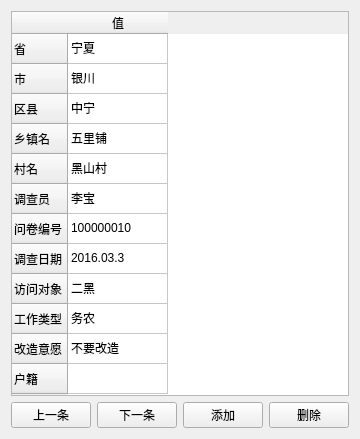
<?xml version="1.0" encoding="UTF-8"?>
<ui version="4.0">
 <class>DiaoChaForm</class>
 <widget class="QWidget" name="DiaoChaForm">
  <property name="geometry">
   <rect>
    <x>0</x>
    <y>0</y>
    <width>338</width>
    <height>439</height>
   </rect>
  </property>
  <property name="windowTitle">
   <string>访问问卷调查</string>
  </property>
  <layout class="QGridLayout" name="gridLayout">
   <item row="0" column="0" colspan="4">
    <widget class="QTableWidget" name="tableWidget">
     <row>
      <property name="text">
       <string>省</string>
      </property>
     </row>
     <row>
      <property name="text">
       <string>市</string>
      </property>
     </row>
     <row>
      <property name="text">
       <string>区县</string>
      </property>
     </row>
     <row>
      <property name="text">
       <string>乡镇名</string>
      </property>
     </row>
     <row>
      <property name="text">
       <string>村名</string>
      </property>
     </row>
     <row>
      <property name="text">
       <string>调查员</string>
      </property>
     </row>
     <row>
      <property name="text">
       <string>问卷编号</string>
      </property>
     </row>
     <row>
      <property name="text">
       <string>调查日期</string>
      </property>
     </row>
     <row>
      <property name="text">
       <string>访问对象 </string>
      </property>
     </row>
     <row>
      <property name="text">
       <string>工作类型</string>
      </property>
     </row>
     <row>
      <property name="text">
       <string>改造意愿</string>
      </property>
     </row>
     <row>
      <property name="text">
       <string>户籍</string>
      </property>
     </row>
     <column>
      <property name="text">
       <string>值</string>
      </property>
     </column>
     <item row="0" column="0">
      <property name="text">
       <string>宁夏</string>
      </property>
     </item>
     <item row="1" column="0">
      <property name="text">
       <string>银川</string>
      </property>
     </item>
     <item row="2" column="0">
      <property name="text">
       <string>中宁</string>
      </property>
     </item>
     <item row="3" column="0">
      <property name="text">
       <string>五里铺</string>
      </property>
     </item>
     <item row="4" column="0">
      <property name="text">
       <string>黑山村</string>
      </property>
     </item>
     <item row="5" column="0">
      <property name="text">
       <string>李宝</string>
      </property>
     </item>
     <item row="6" column="0">
      <property name="text">
       <string>100000010</string>
      </property>
     </item>
     <item row="7" column="0">
      <property name="text">
       <string>2016.03.3</string>
      </property>
     </item>
     <item row="8" column="0">
      <property name="text">
       <string>二黑</string>
      </property>
     </item>
     <item row="9" column="0">
      <property name="text">
       <string>务农</string>
      </property>
     </item>
     <item row="10" column="0">
      <property name="text">
       <string>不要改造</string>
      </property>
     </item>
    </widget>
   </item>
   <item row="1" column="0">
    <widget class="QPushButton" name="pushButton">
     <property name="text">
      <string>上一条</string>
     </property>
    </widget>
   </item>
   <item row="1" column="1">
    <widget class="QPushButton" name="pushButton_2">
     <property name="text">
      <string>下一条</string>
     </property>
    </widget>
   </item>
   <item row="1" column="2">
    <widget class="QPushButton" name="pushButton_3">
     <property name="text">
      <string>添加</string>
     </property>
    </widget>
   </item>
   <item row="1" column="3">
    <widget class="QPushButton" name="pushButton_4">
     <property name="text">
      <string>删除</string>
     </property>
    </widget>
   </item>
  </layout>
 </widget>
 <resources/>
 <connections/>
</ui>
